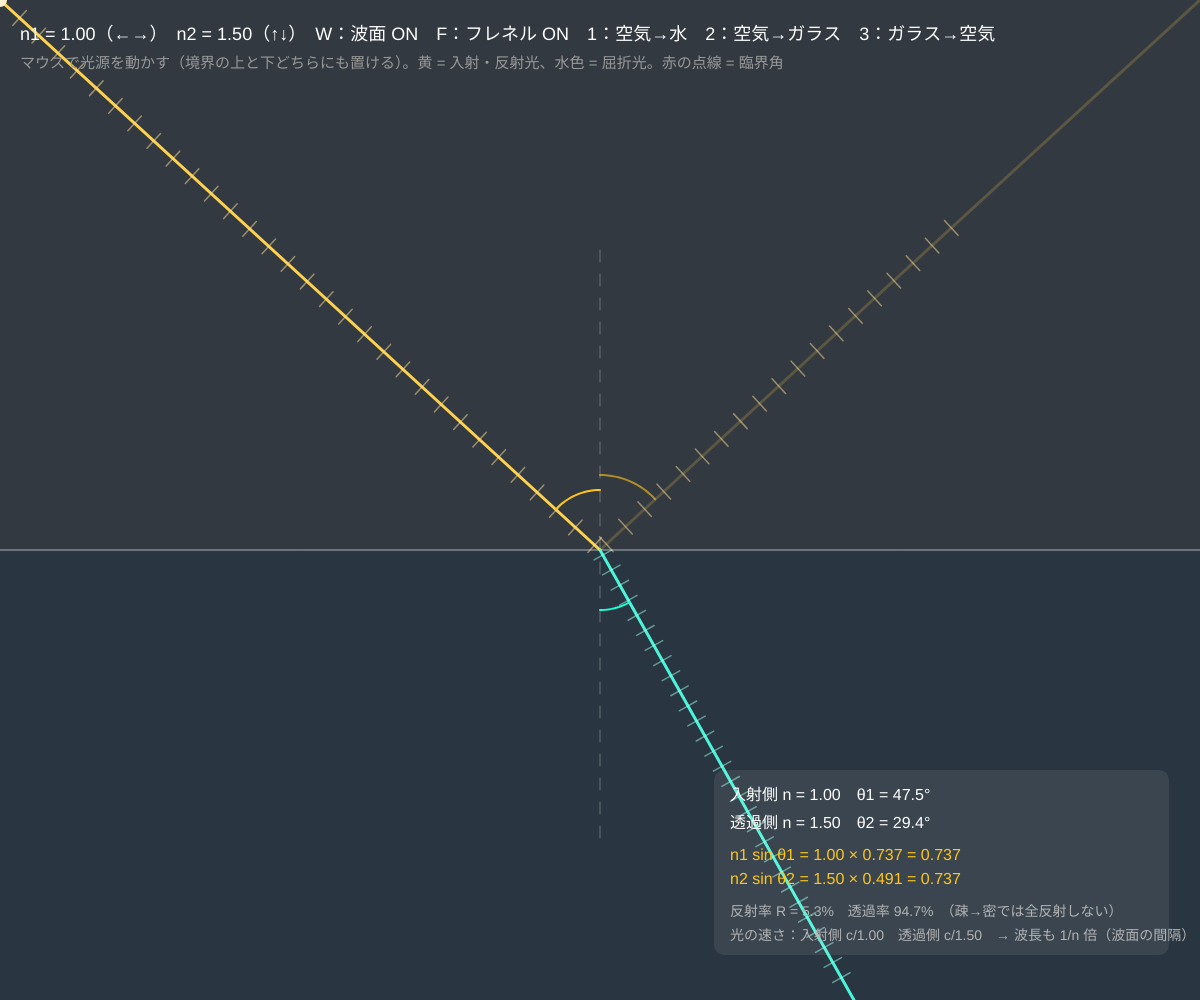
Frame 1 (no input)
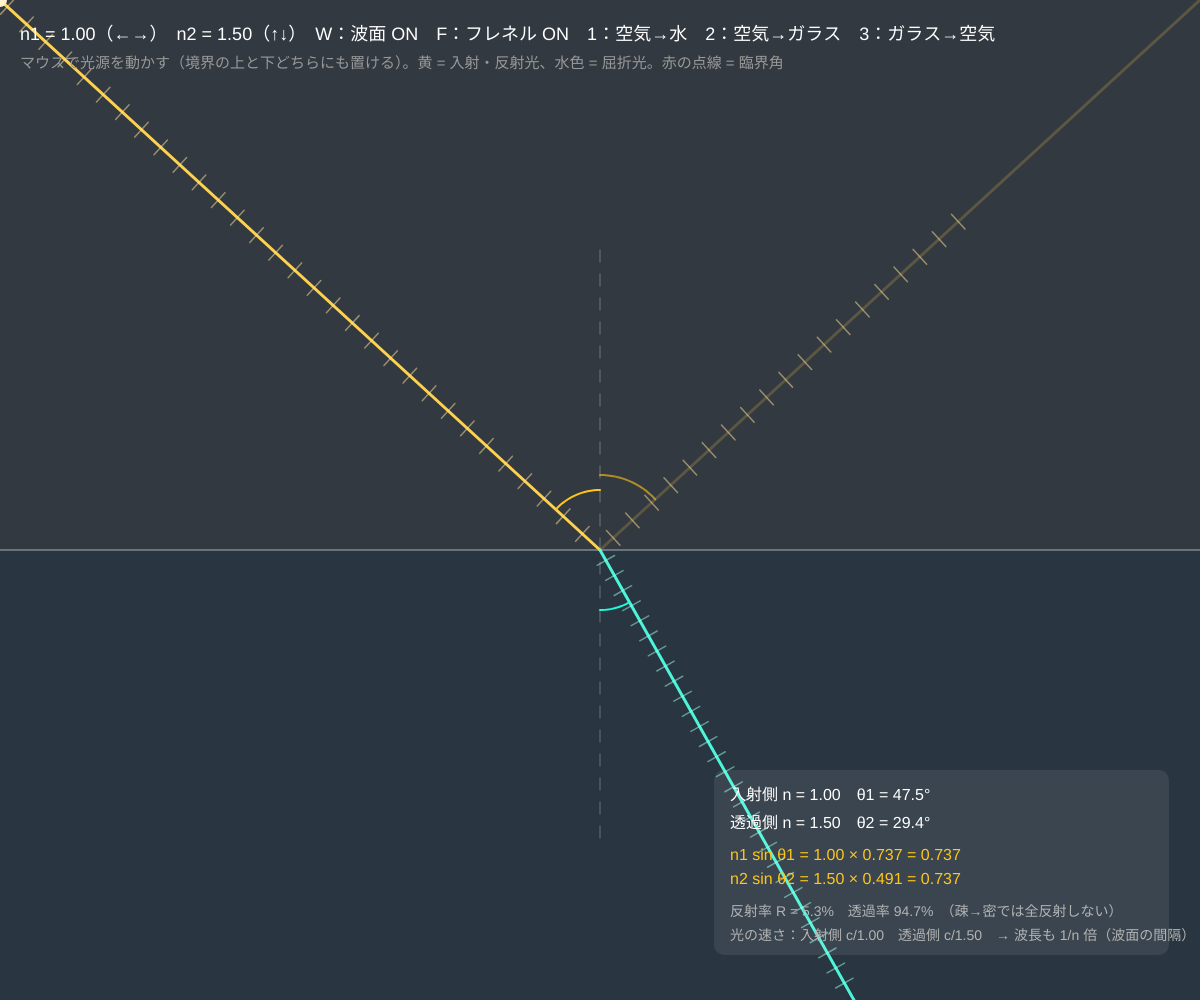
Frame 60 (no input)
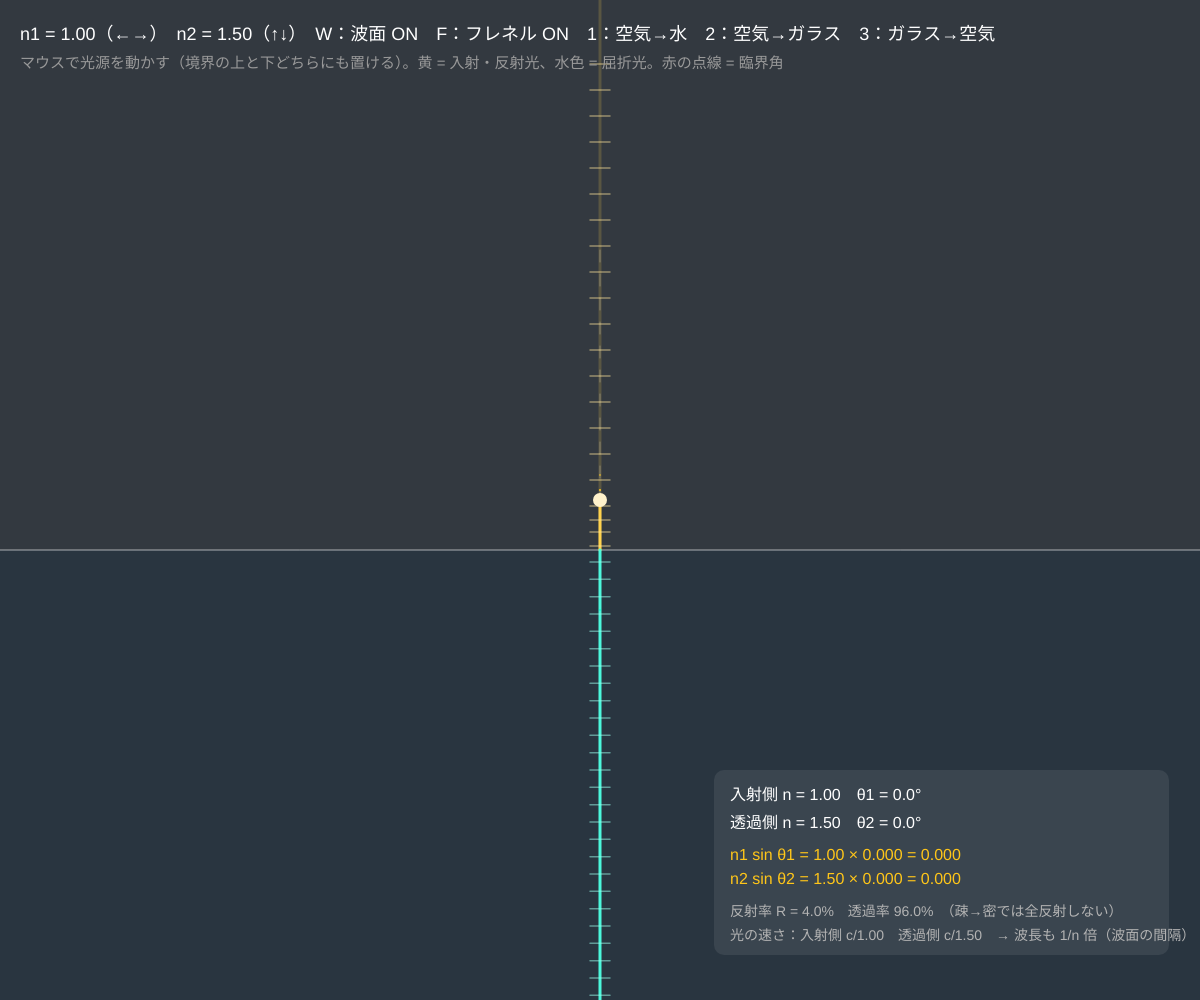
Frame 120 (the mouse pressed at the canvas centre since frame 60)

The p5.js sketch that drew these frames (run headless with seeded random() and noise() and a simulated clock; from frame 60 on, the mouse is pressed at the canvas centre):

// p5.js sketch
// ── sketch.js
// ============================================
// 01 スネルの法則と全反射
// 上半分が屈折率 n1、下半分が n2 の 2 つの物質。境界で光は折れ曲がる
//   スネルの法則： n1 sin θ1 = n2 sin θ2    （θ は法線＝境界に垂直な線からはかる）
//   密→疎（n1 > n2）で θ1 が臨界角 sin θc = n2/n1 をこえると屈折光が消える（全反射）
// マウス = 光源の位置（上か下か、入射角） / ←→ = n1 / ↑↓ = n2 / W = 波面 / F = 反射率（フレネル） / 1〜3 = 組み合わせ / R = リセット
// ============================================

let n1 = 1.0, n2 = 1.5;   // ★ 屈折率（空気 1.0、水 1.33、ガラス 1.5、ダイヤ 2.42）
let showWave = true;      // 波面（光の進む速さが変わるのを見る）
let showFresnel = true;   // 反射光の強さをフレネルの式で計算する
let lambda0 = 26;         // ★ 真空中の波長（px）
let t = 0;

function setup() {
  createCanvas(windowWidth, windowHeight);
  colorMode(HSB, 360, 100, 100, 100);
}

function draw() {
  let iy = height * 0.55, ox = width * 0.5;
  t += 0.6;
  // 物質を塗る（屈折率が大きいほど青く濃く）
  noStroke();
  fill(210, 20 + (n1 - 1) * 30, 25); rect(0, 0, width, iy);
  fill(210, 20 + (n2 - 1) * 30, 25); rect(0, iy, width, height - iy);
  stroke(0, 0, 100, 60); strokeWeight(1); line(0, iy, width, iy);
  stroke(0, 0, 100, 30); drawDashed(ox, iy - 300, ox, iy + 300);   // 法線

  // 光源 → 境界の点 O へ向かう光
  let fromTop = mouseY < iy;
  let na = fromTop ? n1 : n2, nb = fromTop ? n2 : n1;   // na = 入射側, nb = 透過側
  let sx = mouseX, sy = fromTop ? Math.min(mouseY, iy - 20) : Math.max(mouseY, iy + 20);
  let dx = ox - sx, dy = iy - sy, len = Math.hypot(dx, dy);
  dx /= len; dy /= len;
  let th1 = Math.atan2(Math.abs(dx), Math.abs(dy));     // 入射角（法線から）
  let sinT2 = na / nb * Math.sin(th1);
  let tir = sinT2 > 1;
  let th2 = tir ? 0 : Math.asin(sinT2);
  let sgnX = dx >= 0 ? 1 : -1, sgnY = fromTop ? 1 : -1;
  let rdx = sgnX * Math.sin(th2), rdy = sgnY * Math.cos(th2);   // 屈折光の向き
  let fdx = dx, fdy = -dy;                                       // 反射光の向き

  // フレネルの反射率（s 偏光と p 偏光の平均）
  let R = 1;
  if (!tir) {
    let c1 = Math.cos(th1), c2 = Math.cos(th2);
    let rs = (na * c1 - nb * c2) / (na * c1 + nb * c2);
    let rp = (na * c2 - nb * c1) / (na * c2 + nb * c1);
    R = (rs * rs + rp * rp) / 2;
  }
  if (!showFresnel) R = tir ? 1 : 0.25;

  // 光線を描く
  strokeWeight(3);
  stroke(45, 70, 100); line(sx, sy, ox, iy);
  stroke(45, 70, 100, 15 + 85 * R); line(ox, iy, ox + fdx * 2000, iy + fdy * 2000);
  if (!tir) { stroke(170, 70, 100, 15 + 85 * (1 - R)); line(ox, iy, ox + rdx * 2000, iy + rdy * 2000); }
  if (showWave) {
    drawWavefronts(sx, sy, dx, dy, len, lambda0 / na, t, 45);
    drawWavefronts(ox, iy, fdx, fdy, 500, lambda0 / na, t + len, 45);
    if (!tir) drawWavefronts(ox, iy, rdx, rdy, 500, lambda0 / nb, (t + len) * na / nb, 170);
  }

  // 角度の弧
  noFill(); strokeWeight(2);
  let nAng = fromTop ? -HALF_PI : HALF_PI;            // 入射側の法線の向き
  stroke(45, 90, 100); arcBetween(ox, iy, 60, nAng, Math.atan2(-dy, -dx));
  stroke(45, 90, 100, 60); arcBetween(ox, iy, 75, nAng, Math.atan2(fdy, fdx));
  if (!tir) { stroke(170, 90, 100); arcBetween(ox, iy, 60, -nAng, Math.atan2(rdy, rdx)); }
  noStroke(); fill(45, 20, 100); circle(sx, sy, 14);

  // 臨界角
  let crit = na > nb ? Math.asin(nb / na) : null;
  if (crit !== null) {
    stroke(0, 80, 100, 60); strokeWeight(1);
    let cx = -sgnX * Math.sin(crit), cy = -sgnY * Math.cos(crit);
    drawDashed(ox, iy, ox + cx * 400, iy + cy * 400);
  }

  // HUD
  noStroke(); fill(0, 0, 100); textSize(18);
  text('n1 = ' + nf(n1, 1, 2) + '（←→）　n2 = ' + nf(n2, 1, 2) + '（↑↓）　W：波面 ' + (showWave ? 'ON' : 'off') + '　F：フレネル ' + (showFresnel ? 'ON' : 'off') + '　1：空気→水　2：空気→ガラス　3：ガラス→空気', 20, 40);
  fill(0, 0, 60); textSize(15);
  text('マウスで光源を動かす（境界の上と下どちらにも置ける）。黄 = 入射・反射光、水色 = 屈折光。赤の点線 = 臨界角', 20, 68);

  let px = width - 470, py = height - 200;
  fill(0, 0, 100, 8); rect(px - 16, py - 30, 455, 185, 10);
  fill(0, 0, 100); textSize(16);
  text('入射側 n = ' + nf(na, 1, 2) + '　θ1 = ' + nf(degrees(th1), 1, 1) + '°', px, py);
  if (tir) { fill(0, 80, 100); text('全反射！　n sin θ1 = ' + nf(na * Math.sin(th1), 1, 3) + ' > ' + nf(nb, 1, 2), px, py + 28); }
  else {
    text('透過側 n = ' + nf(nb, 1, 2) + '　θ2 = ' + nf(degrees(th2), 1, 1) + '°', px, py + 28);
    fill(45, 90, 100);
    text('n1 sin θ1 = ' + nf(na, 1, 2) + ' × ' + nf(Math.sin(th1), 1, 3) + ' = ' + nf(na * Math.sin(th1), 1, 3), px, py + 60);
    text('n2 sin θ2 = ' + nf(nb, 1, 2) + ' × ' + nf(Math.sin(th2), 1, 3) + ' = ' + nf(nb * Math.sin(th2), 1, 3), px, py + 84);
  }
  fill(0, 0, 70); textSize(14);
  text('反射率 R = ' + nf(R * 100, 1, 1) + '%　透過率 ' + nf((1 - R) * 100, 1, 1) + '%' + (crit !== null ? '　臨界角 θc = ' + nf(degrees(crit), 1, 1) + '°' : '　（疎→密では全反射しない）'), px, py + 116);
  text('光の速さ：入射側 c/' + nf(na, 1, 2) + '　透過側 c/' + nf(nb, 1, 2) + '　→ 波長も 1/n 倍（波面の間隔）', px, py + 140);
}

// 光線に直角な短い線（波面）を波長の間隔で描く
function drawWavefronts(x, y, dx, dy, len, lam, phase, hue) {
  stroke(hue, 40, 100, 50); strokeWeight(1.5);
  let off = ((phase % lam) + lam) % lam;
  for (let s = off; s < len; s += lam) {
    let px = x + dx * s, py = y + dy * s;
    line(px - dy * 10, py + dx * 10, px + dy * 10, py - dx * 10);
  }
}
function arcBetween(x, y, r, a1, a2) {
  let d = Math.atan2(Math.sin(a2 - a1), Math.cos(a2 - a1));
  beginShape();
  for (let k = 0; k <= 16; k++) { let a = a1 + d * k / 16; vertex(x + r * Math.cos(a), y + r * Math.sin(a)); }
  endShape();
}
function drawDashed(x1, y1, x2, y2) {
  let d = Math.hypot(x2 - x1, y2 - y1), n = Math.max(1, Math.floor(d / 12));
  for (let i = 0; i < n; i += 2) line(x1 + (x2 - x1) * i / n, y1 + (y2 - y1) * i / n, x1 + (x2 - x1) * (i + 1) / n, y1 + (y2 - y1) * (i + 1) / n);
}

function keyPressed() {
  if (key === LEFT_ARROW) n1 = Math.max(1, n1 - 0.05);
  if (key === RIGHT_ARROW) n1 = Math.min(2.5, n1 + 0.05);
  if (key === DOWN_ARROW) n2 = Math.max(1, n2 - 0.05);
  if (key === UP_ARROW) n2 = Math.min(2.5, n2 + 0.05);
  if (key === 'w' || key === 'W') showWave = !showWave;
  if (key === 'f' || key === 'F') showFresnel = !showFresnel;
  if (key === '1') { n1 = 1.0; n2 = 1.33; }
  if (key === '2') { n1 = 1.0; n2 = 1.5; }
  if (key === '3') { n1 = 1.5; n2 = 1.0; }
  if (key === 'r' || key === 'R') { n1 = 1.0; n2 = 1.5; }
}

// ---------- やってみよう ----------
// 1. 光源を下（ガラス側）に置いて、横へ動かすと屈折光が消える瞬間がある。そのときの θ1 と臨界角を比べよう
// 2. n1 = n2 にすると何が起きる？（境界が「ない」のと同じ）
// 3. 波面（W）を見る：密な物質の中では間隔が狭い = 進むのが遅い。屈折はこの速さの違いから生まれる
// 4. F を押して反射率を見る。θ1 = 90° に近づくと鏡のように反射する（夕方の水面がまぶしい理由）
